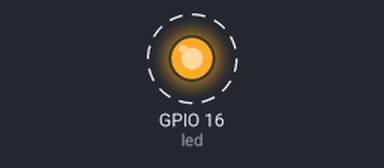
Bench run of a program on a simulated Raspberry Pi (BCM pin numbers). Shown: output pins drawn as LEDs (lit = HIGH). Dashed ring = blinking. The clock reads 2024-03-15 10:24:30 at power-on unless the program sets it; what the program prints to the terminal is not drawn.

Above: at 0.2 s.
Timing chart, 0 to 3.0 s (numbered marks = the images above):
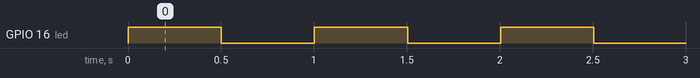

Measured:
- by itself, GPIO 16 (led): alternates HIGH for 0.50 s and LOW for 0.50 s

The program:

led_fsm.py
```python
# This program illustrates how to control an LED.
# It uses a finite state machine (FSM).


# General libraries
import time
# Libraries for the GPIO pins
from gpiozero import LED


# Set GPIO Pins
led = LED(16)

# Start with LED off
led.off()


# Initialize the finite state machine
FSM1State = 0
FSM1NextState = 0
FSM1LastTime = 0


try:
    print("Press CTRL+C to end the program.")

    while True:

        # Check the current time
        currentTime = time.time()

        # Update the state
        FSM1State = FSM1NextState

        # Check the state transitions for FSM 1
        if (FSM1State == 0):
            if (currentTime - FSM1LastTime > 0.5):
                print('LED on')
                led.on()
                FSM1NextState = 1
            else:
                FSM1NextState = 0

        elif (FSM1State == 1):
            if (currentTime - FSM1LastTime > 0.5):
                print('LED off')
                led.off()
                FSM1NextState = 0
            else:
                FSM1NextState = 1

        else:
            print("Error: unrecognized state for FSM1")
            break

        # If there is a state change, record the time
        if (FSM1State != FSM1NextState):
            FSM1LastTime = currentTime


# Quit the program when the user presses CTRL + C
except KeyboardInterrupt:
    pass
finally:
    # Turn off LED
    led.off()
    # Clean up the resources
    led.close()
```
